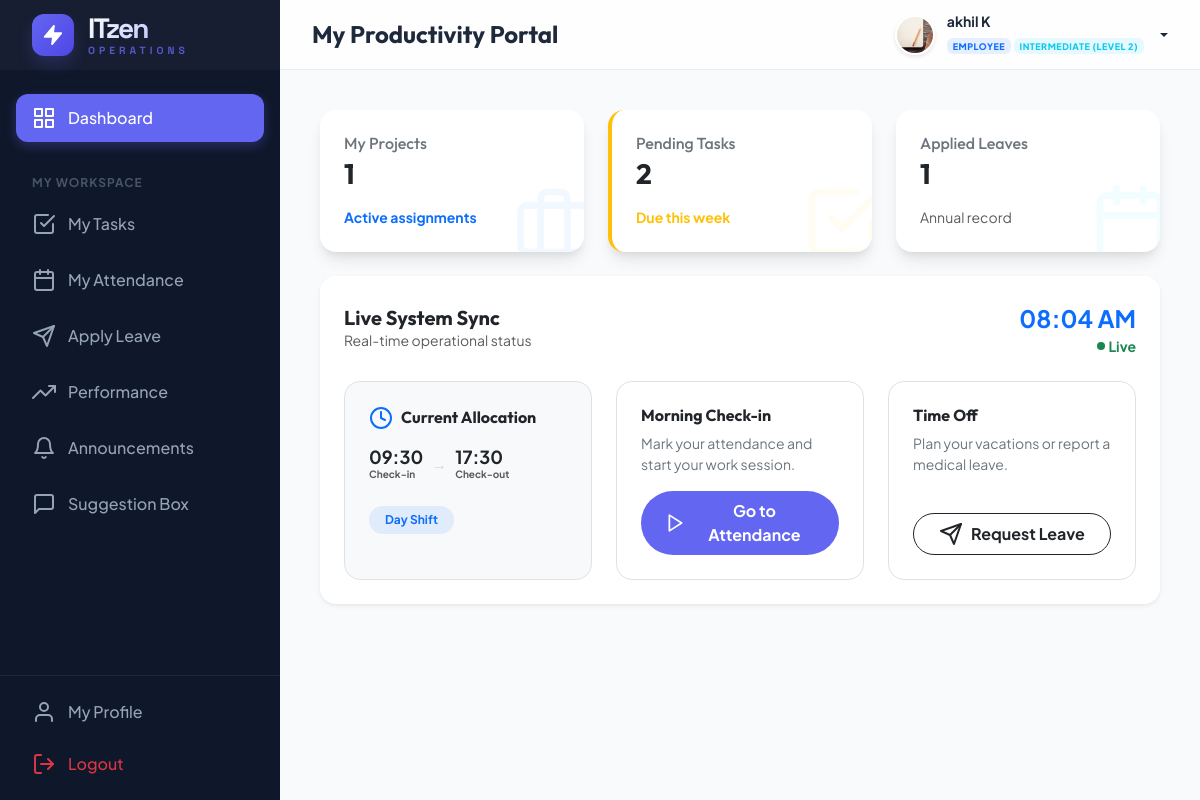
The page /dashboard/ (signed in) on the database its author committed.
### management/models.py (models this page shows, shortened)
class CustomUser(AbstractUser):
    ROLE_CHOICES = (
        ('ADMIN', 'Admin'),
        ('HR', 'HR Manager'),
        ('EMPLOYEE', 'Employee'),
    )
    DEPT_CHOICES = (
        ('DEVELOPMENT', 'Software Development'),
        ('DESIGN', 'UI/UX Design'),
        ('QA', 'Quality Assurance'),
        ('HR', 'Human Resources'),
        ('MARKETING', 'Digital Marketing'),
        ('SALES', 'Sales & Business'),
        ('SUPPORT', 'IT Support & Security'),
    )
    LEVEL_CHOICES = (
        ('JUNIOR', 'Junior Level (Level 1)'),
        ('INTERMEDIATE', 'Intermediate (Level 2)'),
        ('SENIOR', 'Senior Level (Level 3)'),
        ('LEAD', 'Lead Level (Level 4)'),
        ('EXPERT', 'Expert Level (Level 5)'),
    )
    role = models.CharField(max_length=20, choices=ROLE_CHOICES, default='EMPLOYEE')
    phone = models.CharField(max_length=15, blank=True, null=True)
    profile_pic = models.ImageField(upload_to='profile_pics/', blank=True, null=True)
    department = models.CharField(max_length=50, choices=DEPT_CHOICES, blank=True, null=True)
    designation = models.CharField(max_length=100, blank=True, null=True)
    level = models.CharField(max_length=20, choices=LEVEL_CHOICES, default='JUNIOR')
    date_of_joining = models.DateField(blank=True, null=True)
    def is_admin(self):
        return self.role == 'ADMIN' or self.is_superuser
    def is_hr(self):
        return self.role == 'HR'
    def is_employee(self):
        return self.role == 'EMPLOYEE' and not self.is_superuser and not self.role == 'HR'

class Shift(models.Model):
    SHIFT_TYPES = (
        ('DAY', 'Day Shift'),
        ('NIGHT', 'Night Shift'),
        ('OVERTIME', 'Overtime'),
    )
    employee = models.ForeignKey(CustomUser, on_delete=models.CASCADE, related_name='shifts')
    shift_type = models.CharField(max_length=20, choices=SHIFT_TYPES, default='DAY')
    start_time = models.TimeField()
    end_time = models.TimeField()
    day_of_week = models.IntegerField(choices=((0, 'Monday'), (1, 'Tuesday'), (2, 'Wednesday'), (3, 'Thursday'), (4, 'Friday'), (5, 'Saturday'), (6, 'Sunday')))

### management/views.py (the view, shortened to what this page needs)
# urls.py: path('dashboard/', views.dashboard, name='dashboard'),
@login_required
def dashboard(request):
    user = request.user
    if user.is_admin():
        context = {
            'employee_count': CustomUser.objects.filter(role='EMPLOYEE').count(),
            'hr_count': CustomUser.objects.filter(role='HR').count(),
            'total_projects': Project.objects.count(),
            'recent_completed': Project.objects.filter(status='COMPLETED').order_by('-id')[:5],
            'recent_logs': SystemLog.objects.all().order_by('-timestamp')[:5],
        }
        return render(request, 'dashboards/admin.html', context)
    else:
        context = {
            'my_projects': user.projects.count(),
            'my_tasks': user.assigned_tasks.filter(status__in=['TODO', 'IN_PROGRESS']).count(),
            'my_leaves': user.leave_requests.count(),
        }
        return render(request, 'dashboards/employee.html', context)

### templates/dashboards/employee.html (shortened to what this page needs)
{% extends 'base.html' %}
{% block page_title %}My Productivity Portal{% endblock %}
{% block content %}
<div class="row g-4 mb-4">
    <div class="col-md-4">
        <div class="card p-4 overflow-hidden position-relative">
            <div class="position-relative z-index-1">
                <h6 class="text-secondary fw-medium mb-1">My Projects</h6>
                <h3 class="mb-0 fw-bold">{{ my_projects }}</h3>
                <div class="mt-3 small text-primary fw-bold">Active assignments</div>
            </div>
            <i data-feather="briefcase" class="position-absolute text-primary op-1"
                style="bottom: -10px; right: -10px; width: 80px; height: 80px; opacity: 0.05;"></i>
        </div>
    </div>
    <div class="col-md-4">
        <div class="card p-4 overflow-hidden position-relative border-start border-4 border-warning">
            <div class="position-relative z-index-1">
                <h6 class="text-secondary fw-medium mb-1">Pending Tasks</h6>
                <h3 class="mb-0 fw-bold">{{ my_tasks }}</h3>
                <div class="mt-3 small text-warning fw-bold">Due this week</div>
            </div>
            <i data-feather="check-square" class="position-absolute text-warning"
                style="bottom: -10px; right: -10px; width: 80px; height: 80px; opacity: 0.05;"></i>
        </div>
    </div>
    <div class="col-md-4">
        <div class="card p-4 overflow-hidden position-relative">
            <div class="position-relative z-index-1">
                <h6 class="text-secondary fw-medium mb-1">Applied Leaves</h6>
                <h3 class="mb-0 fw-bold">{{ my_leaves }}</h3>
                <div class="mt-3 small text-muted">Annual record</div>
            </div>
            <i data-feather="calendar" class="position-absolute text-info"
                style="bottom: -10px; right: -10px; width: 80px; height: 80px; opacity: 0.05;"></i>
        </div>
    </div>
</div>
<div class="row">
    <div class="col-lg-12">
        <div class="card border-0 shadow-sm overflow-hidden">
            <div class="card-header bg-white border-0 p-4 pb-0 d-flex justify-content-between align-items-center">
                <div>
                    <h5 class="mb-0 fw-bold">Live System Sync</h5>
                    <p class="text-muted small mb-0">Real-time operational status</p>
                </div>
                <div class="text-end">
                    <div id="dashboard-clock" class="fw-bold text-primary fs-4"></div>
                    <div class="small fw-bold text-success d-flex align-items-center justify-content-end gap-1">
                        <span class="p-1 bg-success rounded-circle"></span> Live
                    </div>
                </div>
            </div>
            <div class="card-body p-4">
                <div class="row g-4">
                    <div class="col-md-4">
                        <div class="p-4 rounded-4 border bg-light h-100">
                            <h6 class="fw-bold mb-3 d-flex align-items-center gap-2">
                                <i data-feather="clock" class="text-primary"></i> Current Allocation
                            </h6>
                            {% with shift=user.shifts.all.first %}
                            {% if shift %}
                            <div class="d-flex align-items-center gap-2 flex-wrap">
                                <div>
                                    <div class="fw-bold text-dark" style="font-size:18px;line-height:1.2;">
                                        {{shift.start_time|time:"H:i" }}</div>
                                    <div class="text-muted fw-bold" style="font-size:10px;">Check-in</div>
                                </div>
                                <div class="text-secondary opacity-25" style="font-size:16px;">→</div>
                                <div>
                                    <div class="fw-bold text-dark" style="font-size:18px;line-height:1.2;">
                                       {{ shift.end_time|time:"H:i" }}</div>
                                    <div class="text-muted fw-bold" style="font-size:10px;">Check-out</div>
                                </div>
                            </div>
                            <div class="mt-4">
                                <span
                                    class="badge bg-primary bg-opacity-10 text-primary rounded-pill px-3 py-2 fw-bold">
                                    {{ shift.get_shift_type_display }}
                                </span>
                            </div>
                            {% else %}
                            <div class="text-center py-3">
                                <p class="text-muted mb-0">No shift assigned for today.</p>
                            </div>
                            {% endif %}
                            {% endwith %}
                        </div>
                    </div>
                    <div class="col-md-4">
                        <div
                            class="p-4 rounded-4 border bg-gradient-light h-100 d-flex flex-column justify-content-between">
                            <div>
                                <h6 class="fw-bold mb-2">Morning Check-in</h6>
                                <p class="text-secondary small mb-3">Mark your attendance and start your work session.
                                </p>
                            </div>
                            <a href="{% url 'attendance' %}"
                                class="btn btn-primary d-flex align-items-center justify-content-center gap-2 rounded-pill py-2 fw-bold">
                                <i data-feather="play" class="icon-sm"></i> Go to Attendance
                            </a>
                        </div>
                    </div>
                    <div class="col-md-4">
                        <div
                            class="p-4 rounded-4 border bg-gradient-light h-100 d-flex flex-column justify-content-between">
                            <div>
                                <h6 class="fw-bold mb-2">Time Off</h6>
                                <p class="text-secondary small mb-3">Plan your vacations or report a medical leave.</p>
                            </div>
                            <a href="{% url 'leave_application' %}"
                                class="btn btn-outline-dark d-flex align-items-center justify-content-center gap-2 rounded-pill py-2 fw-bold">
                                <i data-feather="send" class="icon-sm"></i> Request Leave
                            </a>
                        </div>
                    </div>
                </div>
            </div>
        </div>
    </div>
</div>
{% endblock %}

### templates/base.html (shortened to what this page needs)
{% load static %}
<!DOCTYPE html>
<html lang="en">
<head>
    <link href="https://cdn.jsdelivr.net/npm/bootstrap@5.3.2/dist/css/bootstrap.min.css" rel="stylesheet">
</head>
<body>
    <aside class="sidebar" id="sidebar">
        <div class="sidebar-header">
            <a href="{% url 'dashboard' %}" class="sidebar-logo">
                <div class="logo-circle">
                    <i data-feather="zap" style="width: 22px; height: 22px; fill: #fff;"></i>
                </div>
                <div class="logo-text">
                    <span class="logo-main">ITzen</span>
                    <span class="logo-sub">Operations</span>
                </div>
            </a>
        </div>
        <nav class="sidebar-nav">
            <ul class="nav-list">
                <li class="nav-item">
                    <a href="{% url 'dashboard' %}"
                        class="nav-link {% if request.resolver_match.url_name == 'dashboard' %}active{% endif %}">
                        <i data-feather="grid"></i> Dashboard
                    </a>
                </li>
                {% if user.is_employee %}
                <li class="nav-caption">My Workspace</li>
                <li class="nav-item">
                    <a href="{% url 'employee_tasks' %}" class="nav-link">
                        <i data-feather="check-square"></i> My Tasks
                    </a>
                </li>
                <li class="nav-item">
                    <a href="{% url 'attendance' %}" class="nav-link">
                        <i data-feather="calendar"></i> My Attendance
                    </a>
                </li>
                <li class="nav-item">
                    <a href="{% url 'leave_application' %}" class="nav-link">
                        <i data-feather="send"></i> Apply Leave
                    </a>
                </li>
                <li class="nav-item">
                    <a href="{% url 'employee_performance' %}" class="nav-link">
                        <i data-feather="trending-up"></i> Performance
                    </a>
                </li>
                <li class="nav-item">
                    <a href="{% url 'employee_announcements' %}" class="nav-link">
                        <i data-feather="bell"></i> Announcements
                    </a>
                </li>
                <li class="nav-item">
                    <a href="{% url 'employee_feedback' %}" class="nav-link">
                        <i data-feather="message-square"></i> Suggestion Box
                    </a>
                </li>
                {% endif %}
            </ul>
        </nav>
        <div class="sidebar-footer">
            <a href="{% url 'employee_profile' %}" class="nav-link mb-1">
                <i data-feather="user"></i> My Profile
            </a>
            <a href="{% url 'logout' %}" class="nav-link text-danger">
                <i data-feather="log-out"></i> Logout
            </a>
        </div>
    </aside>
    <div class="main-wrapper">
        <header class="header">
            <div class="d-flex align-items-center">
                <h4 class="mb-0 fw-bold">{% block page_title %}Overview{% endblock %}</h4>
            </div>
            <div class="d-flex align-items-center gap-3">
                <div class="dropdown">
                    <a href="#" class="user-dropdown-toggle dropdown-toggle" data-bs-toggle="dropdown">
                        <img src="{% if user.profile_pic %}{{ user.profile_pic.url }}{% else %}https://ui-avatars.com/api/?name={{ user.username }}&background=6366f1&color=fff{% endif %}"
                            alt="user" class="avatar-img">
                        <div class="d-none d-md-block text-start">
                            <div class="small fw-bold lh-1 mb-1">{{ user.get_full_name|default:user.username }}</div>
                            <span class="badge bg-primary bg-opacity-10 text-primary border-0"
                                style="font-size: 9px; letter-spacing: 0.5px; text-transform: uppercase; font-weight: 800;">
                                {{ user.get_role_display|default:user.role }}
                            </span>
                            {% if user.role == 'EMPLOYEE' %}
                            <span class="badge bg-info bg-opacity-10 text-info border-0"
                                style="font-size: 9px; letter-spacing: 0.5px; text-transform: uppercase; font-weight: 800;">
                                {{ user.get_level_display }}
                            </span>
                            {% endif %}
                        </div>
                    </a>
                </div>
            </div>
        </header>
        <main class="content-area">
            {% block content %}{% endblock %}
        </main>
    </div>
</body>
</html>

### rows shown on the page
CustomUser: profile_pic (picture), get_full_name "akhil K", role "EMPLOYEE", level "INTERMEDIATE (LEVEL 2)"
Shift: start_time "09:30", end_time "17:30", shift_type "Day Shift"

### other values the page prints
{{ my_projects }} "1"
{{ my_tasks }} "2"
{{ my_leaves }} "1"
